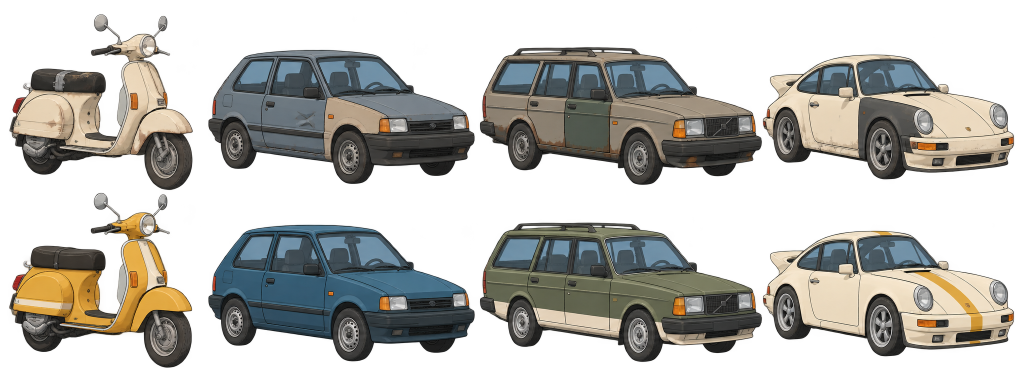
#> input picture docs/redesign/cse/biler.png, 2048 x 768 px (shown at 1/2 size)
$ python -i cse-cast.py   (imports and definitions only)
#> lines starting #> are read from the running program, lines starting #| are printed output that depends on the picture; after the words box and inside, x2 and y2 are one past the last pixel; in counts of white or black regions, pixels touching at a corner belong together
#> further down, picture is the input picture: PIL image 2048x768 RGBA; mean R, G, B, A 88.7, 87, 79.8, 115.4
"""The cast in the Common Side Effects style -> dist/assets/cast/<name>.webp (512 x 512, transparent, figure centred
and standing on the same baseline as before), plus sneglen-face.webp (256 x 256, the snail's head for the chat).
Sources: docs/redesign/cse/split (cut from the chosen sheets by cse-split.py) and docs/redesign/cse/cast (Codex).
Run: python tools/cse-cast.py
"""
import os
import numpy as np
from PIL import Image
from scipy import ndimage

ROOT = os.path.abspath(os.path.join(os.path.dirname(__file__), '..'))
CSE = os.path.join(ROOT, 'docs', 'redesign', 'cse')
OUT = os.path.join(ROOT, 'dist', 'assets', 'cast')
CAST = {'sneglen': 'split/sneglen-3.png', 'kegle': 'split/kegle-2.png',
        'blink': 'split/blink-1.png', 'bobbel': 'split/bobbel-1.png', 'krabbe': 'split/krabbe-1.png', 'daek': 'split/daek-1.png'}
SIZE, FILL = 512, .9

def clean(im):
    """keep the figure and what touches it; drop stray specks, then crop to it"""
    a = np.asarray(im)[:, :, 3] > 24
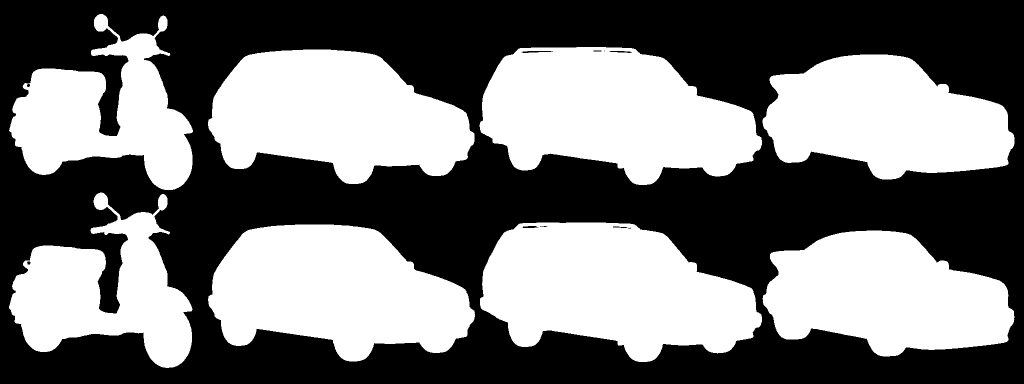
#> a: shape (768, 2048) bool (shown at 1/2 size); 46.2% white; 8 white regions, largest, box (x1, y1, x2, y2) and area: (960, 445, 1524, 724) 109140, (959, 94, 1524, 370) 107926, (416, 449, 950, 723) 101589
    labels, n = ndimage.label(ndimage.binary_dilation(a, iterations=4))
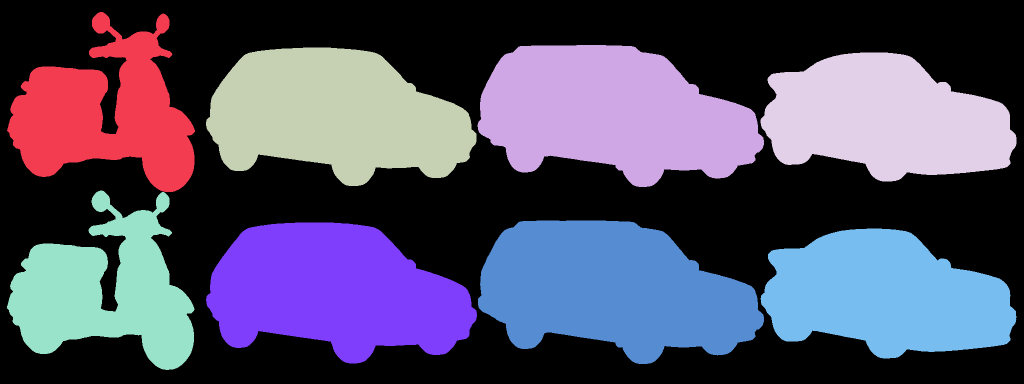
#> labels: shape (768, 2048) int32 (shown at 1/2 size); 9 distinct labels, from 0 to 8; one colour per label, 0 black
#> n = 8
    if n > 1:
        sizes = ndimage.sum(a, labels, range(1, n + 1)); keep = labels == (np.argmax(sizes) + 1)
#> after `sizes = ndimage.sum(a, labels, range(1, n + 1))`: sizes = [65044, 107926, 100169, 88809, 64982, 109140, 101589, 89197]
#> after `keep = labels == np.argmax(sizes) + 1`:
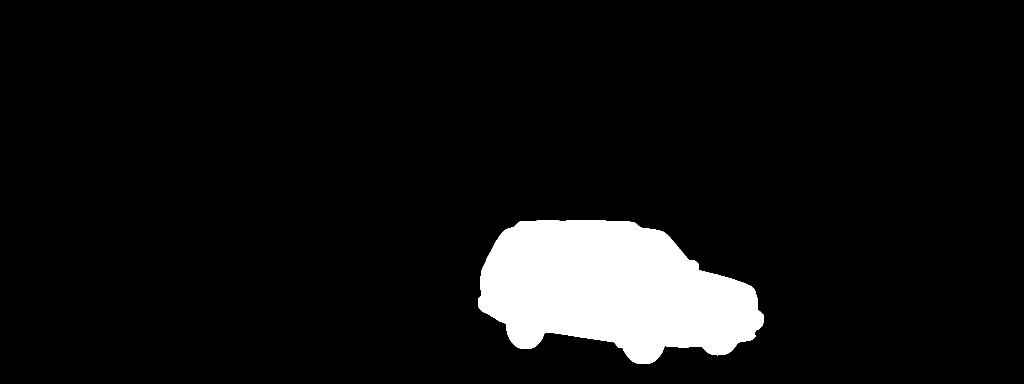
#> keep: shape (768, 2048) bool (shown at 1/2 size); 7.3% white; 1 white region, box (x1, y1, x2, y2) and area: (956, 441, 1528, 728) 114928
        px = np.asarray(im).copy(); px[~keep] = 0; im = Image.fromarray(px)
#> after `px[~keep] = 0`:
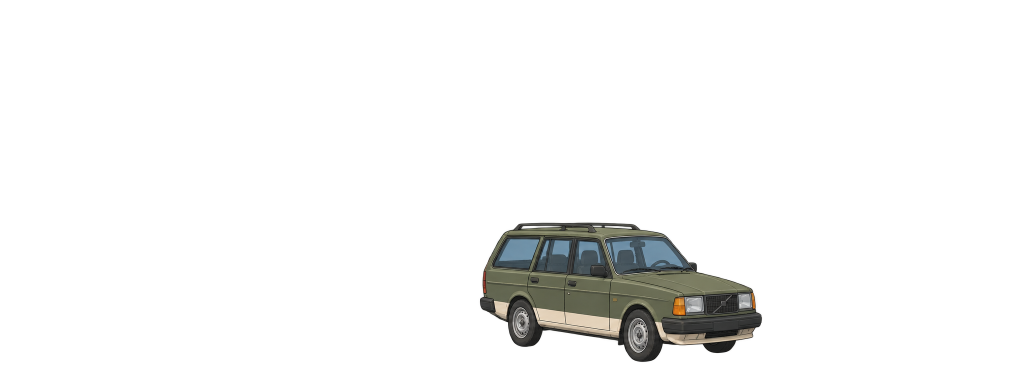
#> px: shape (768, 2048, 4) (shown at 1/2 size); mean R, G, B, A 7, 7.1, 6.5, 17.3; transparent parts drawn white
    return im.crop(im.getchannel('A').point(lambda v: 255 if v > 8 else 0).getbbox())
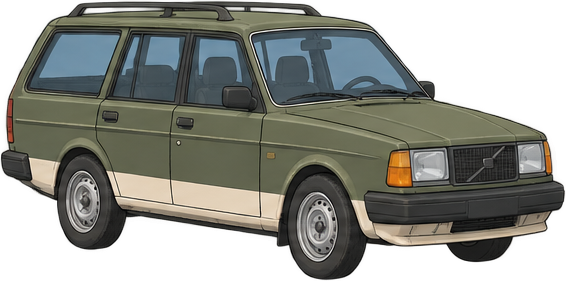
#> returned value: PIL image 566x281 RGBA; mean R, G, B, A 68.8, 70.4, 63.6, 171.5; transparent parts drawn white

# [14 lines not run here, left out]

>>> from PIL import Image
>>> picture = Image.open('../docs/redesign/cse/biler.png')
>>> result = clean(picture)
